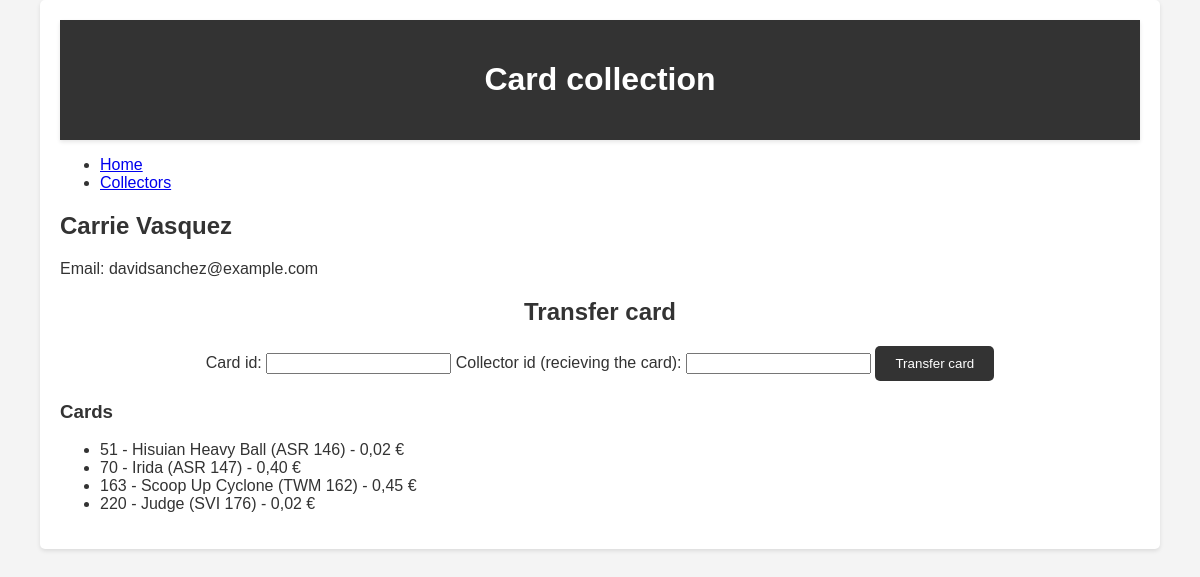
/collector/2, run on an earlier commit of the app's database.
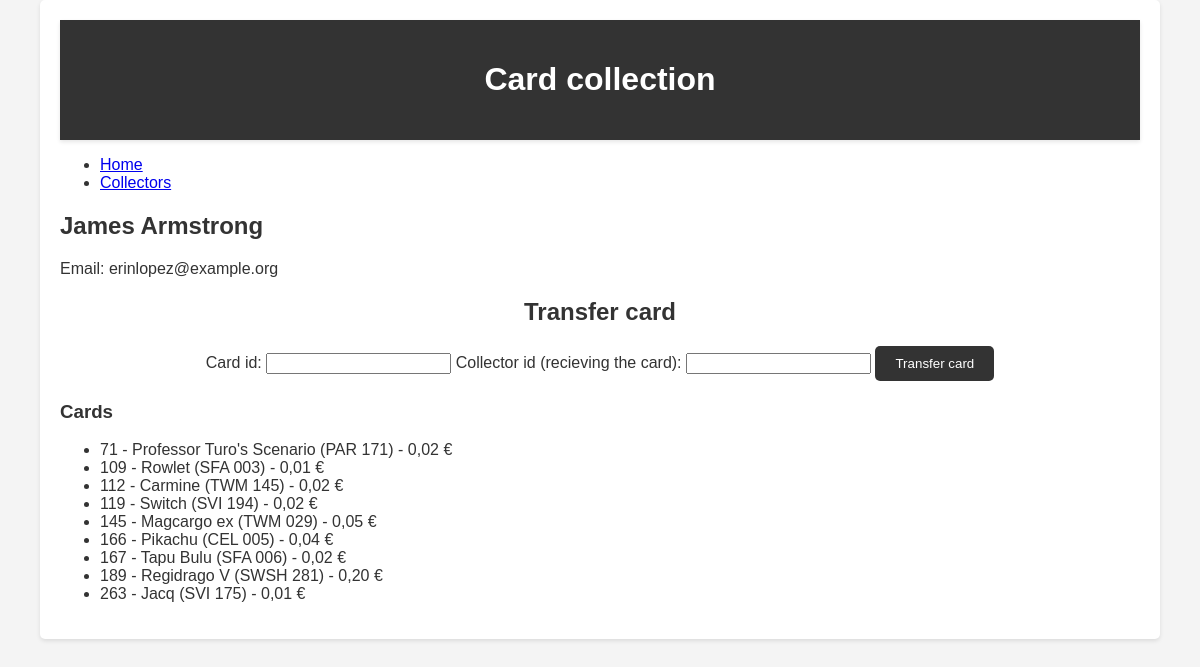
And on a later commit of the database.
### tables this page shows
CREATE TABLE ZBIRATELJ(
                id_zbiratelj INTEGER PRIMARY KEY,
                ime VARCHAR(255) NOT NULL,
                priimek VARCHAR(255) NOT NULL,
                eposta VARCHAR(255)
                );

CREATE TABLE KARTA(
                id_karta INTEGER PRIMARY KEY,
                ime VARCHAR(255) NOT NULL,
                zaloga INT NOT NULL,
                cena INT NOT NULL,
                slika VARCHAR(255)
                );

### app.py (the view)
@app.route('/collector/<int:id>')
def collector(id):
    collector = zbiratelj.get_by_id(id)
    cards = karta.get_by_collector(id)
    return render_template('collector.html', collector=collector, cards=cards)

### db/database.py (called while the page is built)
    def fetch_query(self, query, params=None):
        conn = sqlite3.connect(self.db_name)
        cursor = conn.cursor()
        if params:
            cursor.execute(query, params)
        else:
            cursor.execute(query)
        result = cursor.fetchall()
        conn.close()
        return result

### models/karta.py (called while the page is built)
    @classmethod
    def get_by_collector(cls, id_zbiratelj):
        query = '''
            SELECT KARTA.* FROM KARTA
            JOIN ZBIRATELJ_KARTA ON KARTA.id_karta = ZBIRATELJ_KARTA.id_karta
            WHERE ZBIRATELJ_KARTA.id_zbiratelj = ?
        '''
        result = Database().fetch_query(query, (id_zbiratelj,))
        cards = []
        for row in result:
            card = {
                'id_karta': row[0],
                'ime': row[1],
                'zaloga': row[2],
                'cena': row[3],
                'slika': row[4]
            }
            cards.append(card)
        return cards

### templates/collector.html (shortened to what this page needs)
{% extends 'base.html' %}
{% block content %}
<h2>{{ collector['ime'] }} {{ collector['priimek'] }}</h2>
<p>Email: {{ collector['eposta'] }}</p>
<form action="/transfer_card" method="post" class="transfer-card-form">
    <h2>Transfer card</h2>
    <label for="card_id">Card id:</label>
    <input type="number" id="card_id" name="card_id" required>
    <label for="new_collector_id">Collector id (recieving the card):</label>
    <input type="number" id="new_collector_id" name="new_collector_id" required>
    <button type="submit">Transfer card</button>
</form>
<h3>Cards</h3>
<ul>
    {% for card in cards %}
    <li>
        {{ card['id_karta'] }} - {{ card['ime'] }} - {{ card['cena'] }}
    </li>
    {% endfor %}
</ul>
{% endblock %}

What changed in the data, as far as the page shows it:
no longer on this page (row unchanged): KARTA: id_karta "51", ime "Hisuian Heavy Ball (ASR 146)", cena "0,02 €"
no longer on this page (row edited): KARTA: id_karta "70", ime "Irida (ASR 147)", cena "0,40 €"
no longer on this page (row edited): KARTA: id_karta "163", ime "Scoop Up Cyclone (TWM 162)", cena "0,45 €"
no longer on this page (row edited): KARTA: id_karta "220", ime "Judge (SVI 176)", cena "0,02 €"
changed ZBIRATELJ: ime "Carrie" → "James"; priimek "Vasquez" → "Armstrong"; eposta "davidsanchez@example.com" → "erinlopez@example.org"
now on this page (row edited): KARTA: id_karta "71", ime "Professor Turo's Scenario (PAR 171)", cena "0,02 €"
now on this page (row edited): KARTA: id_karta "109", ime "Rowlet (SFA 003)", cena "0,01 €"
now on this page (row edited): KARTA: id_karta "112", ime "Carmine (TWM 145)", cena "0,02 €"
now on this page (row edited): KARTA: id_karta "119", ime "Switch (SVI 194)", cena "0,02 €"
now on this page (row edited): KARTA: id_karta "145", ime "Magcargo ex (TWM 029)", cena "0,05 €"
now on this page (row edited): KARTA: id_karta "166", ime "Pikachu (CEL 005)", cena "0,04 €"
now on this page (row edited): KARTA: id_karta "167", ime "Tapu Bulu (SFA 006)", cena "0,02 €"
now on this page (row edited): KARTA: id_karta "189", ime "Regidrago V (SWSH 281)", cena "0,20 €"
now on this page (row edited): KARTA: id_karta "263", ime "Jacq (SVI 175)", cena "0,01 €"
